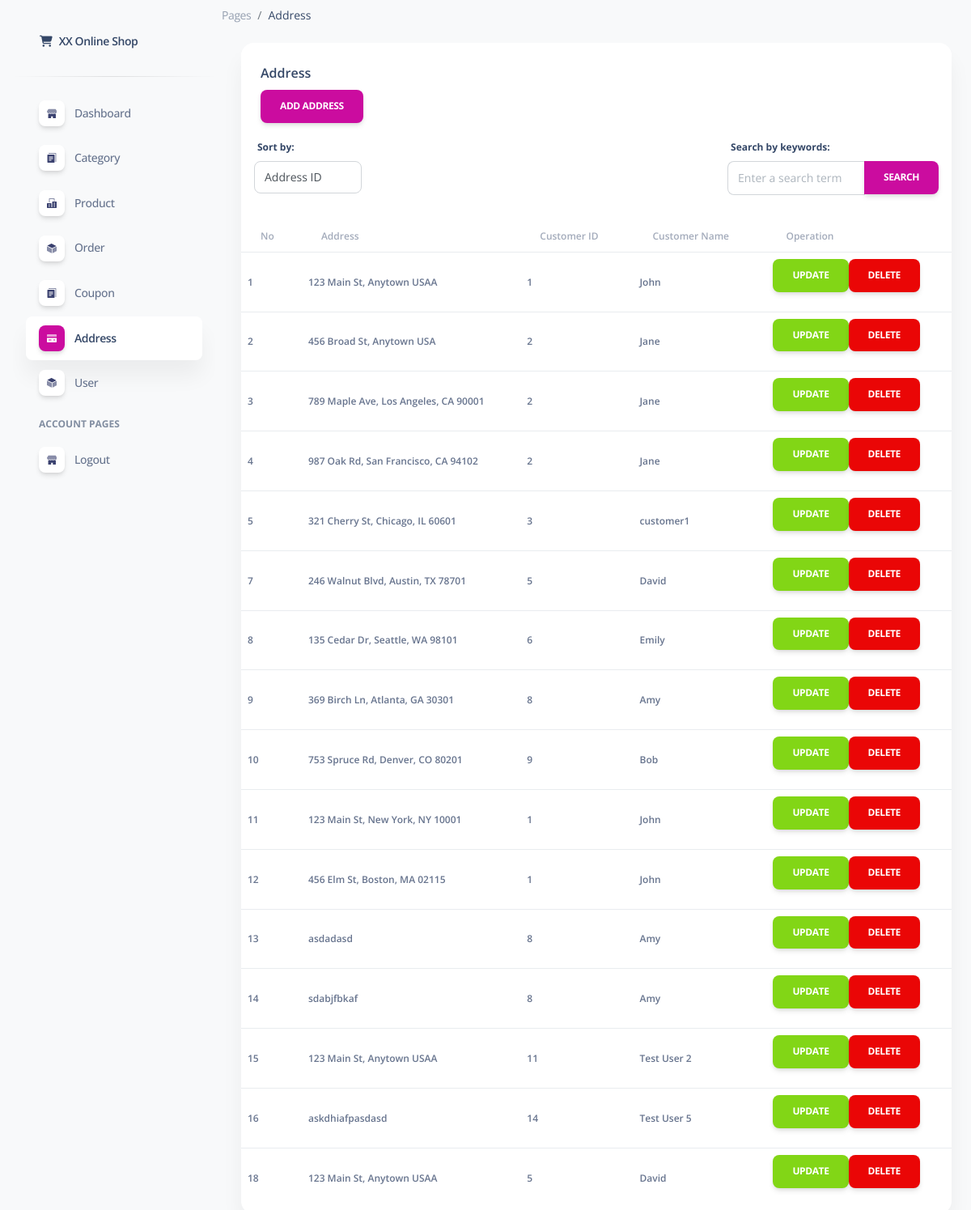
Screenshot of /pages/address.php (signed in) with the database file from the repository.
### tables this page shows
CREATE TABLE `user_address` (
  `id_user_address` bigint(20) NOT NULL COMMENT '主键id',
  `id_customer` bigint(20) NOT NULL COMMENT '用户id',
  `customer_name` varchar(255) NOT NULL COMMENT '用户名字',
  `shipping_address` varchar(255) DEFAULT NULL COMMENT '地址',
  `create_time` timestamp NOT NULL DEFAULT current_timestamp(),
  `id_creator` bigint(20) NOT NULL DEFAULT 0,
  `is_delete` tinyint(1) NOT NULL DEFAULT 0 COMMENT '是否删除',
  `delete_time` timestamp NULL DEFAULT NULL COMMENT '删除时间'
);

### pages/address.php (the view, shortened to what this page needs)
<!DOCTYPE html>
<html lang="en">
<head>
  <link href="assets/css/nucleo-icons.css" rel="stylesheet" />
  <link href="assets/css/nucleo-svg.css" rel="stylesheet" />
  <link href="assets/css/nucleo-svg.css" rel="stylesheet" />
  <link id="pagestyle" href="assets/css/soft-ui-dashboard.css?v=1.0.3" rel="stylesheet" />
</head>
<body class="g-sidenav-show  bg-gray-100">
  <aside class="sidenav navbar navbar-vertical navbar-expand-xs border-0 border-radius-xl my-3 fixed-start ms-3 "
    id="sidenav-main">
    <div class="sidenav-header">
      <a class="navbar-brand m-0" href="https://demos.creative-tim.com/soft-ui-dashboard/pages/dashboard.html"
        target="_blank">
        <i class="fas fa-fw fa-shopping-cart"></i>
        <span class="ms-1 font-weight-bold">XX Online Shop</span>
      </a>
    </div>
    <hr class="horizontal dark mt-0">
    <div class="collapse navbar-collapse  w-auto  max-height-vh-100 h-100" id="sidenav-collapse-main">
      <ul class="navbar-nav">
        <li class="nav-item">
          <a class="nav-link  " href="../pages/dashboard.php">
            <div
              class="icon icon-shape icon-sm shadow border-radius-md bg-white text-center me-2 d-flex align-items-center justify-content-center">
            </div>
            <span class="nav-link-text ms-1">Dashboard</span>
          </a>
        </li>
        <li class="nav-item">
          <a class="nav-link  " href="../pages/category.php">
            <div
              class="icon icon-shape icon-sm shadow border-radius-md bg-white text-center me-2 d-flex align-items-center justify-content-center">
            </div>
            <span class="nav-link-text ms-1">Category</span>
          </a>
        </li>
        <li class="nav-item">
          <a class="nav-link  " href="../pages/product.php">
            <div
              class="icon icon-shape icon-sm shadow border-radius-md bg-white text-center me-2 d-flex align-items-center justify-content-center">
            </div>
            <span class="nav-link-text ms-1">Product</span>
          </a>
        </li>
        <li class="nav-item">
          <a class="nav-link  " href="../pages/order.php">
            <div
              class="icon icon-shape icon-sm shadow border-radius-md bg-white text-center me-2 d-flex align-items-center justify-content-center">
            </div>
            <span class="nav-link-text ms-1">Order</span>
          </a>
        </li>
        <li class="nav-item">
          <a class="nav-link  " href="../pages/coupon.php">
            <div
              class="icon icon-shape icon-sm shadow border-radius-md bg-white text-center me-2 d-flex align-items-center justify-content-center">
            </div>
            <span class="nav-link-text ms-1">Coupon</span>
          </a>
        </li>
        <li class="nav-item">
          <a class="nav-link  active" href="../pages/address.php">
            <div
              class="icon icon-shape icon-sm shadow border-radius-md bg-white text-center me-2 d-flex align-items-center justify-content-center">
            </div>
            <span class="nav-link-text ms-1">Address</span>
          </a>
        </li>
        <li class="nav-item">
          <a class="nav-link  " href="../pages/user.php">
            <div
              class="icon icon-shape icon-sm shadow border-radius-md bg-white text-center me-2 d-flex align-items-center justify-content-center">
            </div>
            <span class="nav-link-text ms-1">User</span>
          </a>
        </li>
        <li class="nav-item mt-3">
          <h6 class="ps-4 ms-2 text-uppercase text-xs font-weight-bolder opacity-6">Account pages</h6>
        </li>
        <li class="nav-item">
          <a class="nav-link  " href="../pages/logout.php">
            <div
              class="icon icon-shape icon-sm shadow border-radius-md bg-white text-center me-2 d-flex align-items-center justify-content-center">
            </div>
            <span class="nav-link-text ms-1">Logout</span>
          </a>
        </li>
      </ul>
    </div>
  </aside>
  <main class="main-content position-relative max-height-vh-100 h-100 mt-1 border-radius-lg ">
    <ol class="breadcrumb bg-transparent mb-0 pb-0 pt-1 px-0 me-sm-6 me-5">
      <li class="breadcrumb-item text-sm"><a class="opacity-5 text-dark" href="javascript:;">Pages</a></li>
      <li class="breadcrumb-item text-sm text-dark active" aria-current="page">Address</li>
    </ol>
    <div class="container-fluid py-4">
      <div class="row">
        <div class="col-12">
          <div class="card mb-4">
            <div class="card-header pb-0">
              <h6>Address</h6>
              <?php
              include "connect_db.php";
              $id_user = $_SESSION['id_user'];
              $query = "SELECT authority FROM user WHERE id_user = $id_user";
              $result = mysqli_query($conn, $query);
              if ($result) {
                $data_user = mysqli_fetch_assoc($result);
                $authority_level = $data_user['authority'];
                if ($authority_level == 2) {
                  echo '<button type="button" class="btn btn-primary" data-bs-toggle="modal" data-bs-target="#exampleModal">Add Address</button>';
                } else {
                  echo '<button type="button" class="btn btn-primary" onclick="alert(\'You do not have the authority to perform this action. Please log in with a super admin account.\');">Add Address</button>';
                }
              } else {
                echo '<p>Failed to retrieve user authority level.</p>';
              }
              ?>
            </div>
            <div class="d-flex justify-content-between">
              <div class="form-group">
                <label for="sort-by" class="form-label">Sort by:</label>
                <select id="sort-by" name="sort-by" class="form-control" onchange="location = this.value;">
                  <option value="?sort-by=id_user_address" <?php if (isset($_GET['sort-by']) && $_GET['sort-by'] == 'id_user_address')
                    echo 'selected'; ?>>Address ID</option>
                </select>
              </div>
              <div class="form-group">
                <label for="search-term" class="form-label">Search by keywords:</label>
                <div class="input-group">
                  <input type="text" id="search-term" name="search-term" class="form-control"
                    placeholder="Enter a search term">
                  <button type="button" id="search-btn" class="btn btn-primary">Search</button>
                </div>
              </div>
            </div>
            <div class="card-body px-0 pt-0 pb-2">
              <div class="table-responsive p-0">
                <table class="table align-items-center mb-0">
                  <thead>
                    <tr class="text-xs font-weight-bold opacity-6">
                      <th>No</th>
                      <th class="align-middle text-left">Address</th>
                      <th class="align-middle text-left">Customer ID</th>
                      <th class="align-middle text-left">Customer Name</th>
                      <th class="align-middle text-left">Operation</th>
                    </tr>
                  </thead>
                  <tbody>
                    <?php
                    include "connect_db.php";
                    $sort_by = $_GET['sort-by'] ?? 'id_user_address';
                    $sort_by = in_array($sort_by, ['id_user_address', 'shipping_address', 'customer_name']) ? $sort_by : 'id_user_address';
                    $search_term = $_GET['search'] ?? '';
                    $qry_customer = mysqli_query($conn, "SELECT * FROM user_address WHERE is_delete = 0 AND (customer_name LIKE '%$search_term%' OR shipping_address LIKE '%$search_term%') ORDER BY $sort_by ASC");
                    while ($data_customer = mysqli_fetch_array($qry_customer)) {
                      $no++; ?>
                      <tr class="text-xs font-weight-bold">
                        <td class="align-middle text-left">
                          <?= $data_customer['id_user_address'] ?>
                        </td>
                        <td class="align-middle text-left">
                          <?= $data_customer['shipping_address'] ?>
                        </td>
                        <td class="align-middle text-left">
                          <?= $data_customer['id_customer'] ?>
                        </td>
                        <td class="align-middle text-left">
                          <?= $data_customer['customer_name'] ?>
                        </td>
                        <td class="text-xs font-weight-bold">
                          <?php
                          $id_user = $_SESSION['id_user'];
                          $query = "SELECT authority FROM user WHERE id_user = $id_user";
                          $result = mysqli_query($conn, $query);
                          if ($result) {
                            $data_user = mysqli_fetch_assoc($result);
                            $authority_level = $data_user['authority'];
                            if ($authority_level == 2) {
                              echo '<a class="btn btn-success" href="update_address.php?id_user_address=' . $data_customer['id_user_address'] . '">Update</a>';
                              echo '<a href="delete_address.php?id_user_address=' . $data_customer['id_user_address'] . '" onclick="return confirm(' . "'Are you sure you want to delete this data?'" . ')" class="btn btn-danger">Delete</a>';
                            } else {
                              echo '<a class="btn btn-success" href="#" onclick="alert(\'You do not have the authority to perform this action. Please log in with a super admin account.\');">Update</a>';
                              echo '<a class="btn btn-danger" href="#" onclick="alert(\'You do not have the authority to perform this action. Please log in with a super admin account.\');">Delete</a>';
                            }
                          }
                          ?>
                        </td>
                      </tr>
                      <?php
                    }
                    ?>
                  </tbody>
                </table>
              </div>
            </div>
          </div>
        </div>
      </div>
</body>
</html>

### pages/assets/css/nucleo-svg.css (style rules this page uses)
.icon { display: inline-block; color: #111111; height: 1em; width: 1em; }
.icon-sm { height: 0.8em; width: 0.8em; }
.icon { fill: currentColor; stroke: none; }

### rows the page displays
user_address: id_user_address "1", shipping_address "123 Main St, Anytown USAA", id_customer "1", customer_name "John"
user_address: id_user_address "2", shipping_address "456 Broad St, Anytown USA", id_customer "2", customer_name "Jane"
user_address: id_user_address "3", shipping_address "789 Maple Ave, Los Angeles, CA 90001", id_customer "2", customer_name "Jane"
user_address: id_user_address "4", shipping_address "987 Oak Rd, San Francisco, CA 94102", id_customer "2", customer_name "Jane"
user_address: id_user_address "5", shipping_address "321 Cherry St, Chicago, IL 60601", id_customer "3", customer_name "customer1"
user_address: id_user_address "7", shipping_address "246 Walnut Blvd, Austin, TX 78701", id_customer "5", customer_name "David"
user_address: id_user_address "8", shipping_address "135 Cedar Dr, Seattle, WA 98101", id_customer "6", customer_name "Emily"
user_address: id_user_address "9", shipping_address "369 Birch Ln, Atlanta, GA 30301", id_customer "8", customer_name "Amy"
user_address: id_user_address "10", shipping_address "753 Spruce Rd, Denver, CO 80201", id_customer "9", customer_name "Bob"
user_address: id_user_address "11", shipping_address "123 Main St, New York, NY 10001", id_customer "1", customer_name "John"
user_address: id_user_address "12", shipping_address "456 Elm St, Boston, MA 02115", id_customer "1", customer_name "John"
user_address: id_user_address "13", shipping_address "asdadasd", id_customer "8", customer_name "Amy"
user_address: id_user_address "14", shipping_address "sdabjfbkaf", id_customer "8", customer_name "Amy"
user_address: id_user_address "15", shipping_address "123 Main St, Anytown USAA", id_customer "11", customer_name "Test User 2"
user_address: id_user_address "16", shipping_address "askdhiafpasdasd", id_customer "14", customer_name "Test User 5"
user_address: id_user_address "18", shipping_address "123 Main St, Anytown USAA", id_customer "5", customer_name "David"
